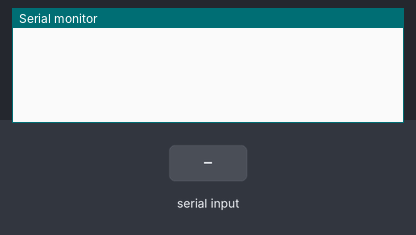
This sketch was run on a simulated Arduino Uno, built with avr-gcc and run on an emulated ATmega328P. Parts: the last lines printed to the serial monitor. Inputs (shaded band) come from the test bench.

Above: at 1.2 s.
1.3 s: "1\n" received over Serial
At 1.8 s:
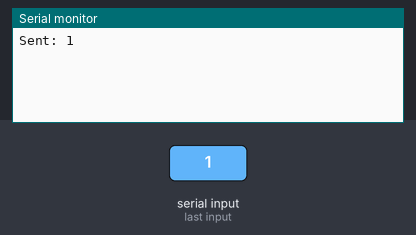
2.8 s: "1\n" received over the second serial link
At 4.0 s:
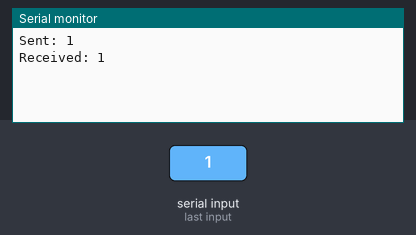
5.8 s: "0\n" received over Serial
At 6.4 s:
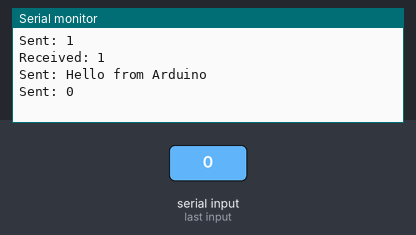
7.3 s: "0\n" received over the second serial link
At 8.6 s:
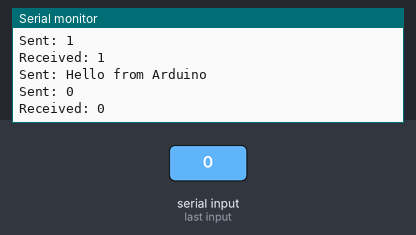

Measured:
- after the input at 1.3 s, the serial monitor: prints a new line at once (image 1)
- after the input at 2.8 s, the serial monitor: prints a new line at once (image 2)
- after the input at 5.8 s, the serial monitor: prints a new line at once (image 3)
- after the input at 7.3 s, the serial monitor: prints a new line at once (image 4)

The sketch:

ARDUINO_UartSetup.ino
```cpp
#include <SoftwareSerial.h>

// Create software serial on pins 2(RX) and 3(TX)
SoftwareSerial mySerial(2, 3);
String receivedMessage;
unsigned long lastSendTime = 0;
const unsigned long SEND_INTERVAL = 5000; // Send every 1 second

// Buffer for receiving
const int RX_BUFFER_SIZE = 64;
char rxBuffer[RX_BUFFER_SIZE];
int rxIndex = 0;

void setup() {
  Serial.begin(9600);     // Debug monitor
  mySerial.begin(9600);   // Software serial for UART
}

void loop() {
  // Check for new data but limit how many bytes we process per loop
  int bytesToRead = min(mySerial.available(), 10); // Process max 10 bytes per loop

  for(int i = 0; i < bytesToRead; i++) {
    char receivedChar = mySerial.read();
    if (receivedChar == '\n') {
      // Complete message received
      rxBuffer[rxIndex] = '\0'; // Null terminate
      Serial.println("Received: " + String(rxBuffer));
      rxIndex = 0; // Reset for next message
    } else if (rxIndex < RX_BUFFER_SIZE - 1) {
      rxBuffer[rxIndex++] = receivedChar;
    }
  }

  // Check if it's time to send data
  if (millis() - lastSendTime >= SEND_INTERVAL) {
    String message = "Hello from Arduino\n";
    mySerial.print(message);
    Serial.println("Sent: " + message);
    lastSendTime = millis();
  }

  // Check Serial Monitor input
  if (Serial.available() > 0) {
    String input = Serial.readStringUntil('\n');
    input += '\n';
    mySerial.print(input);
    Serial.println("Sent: " + input);
  }
}
```
